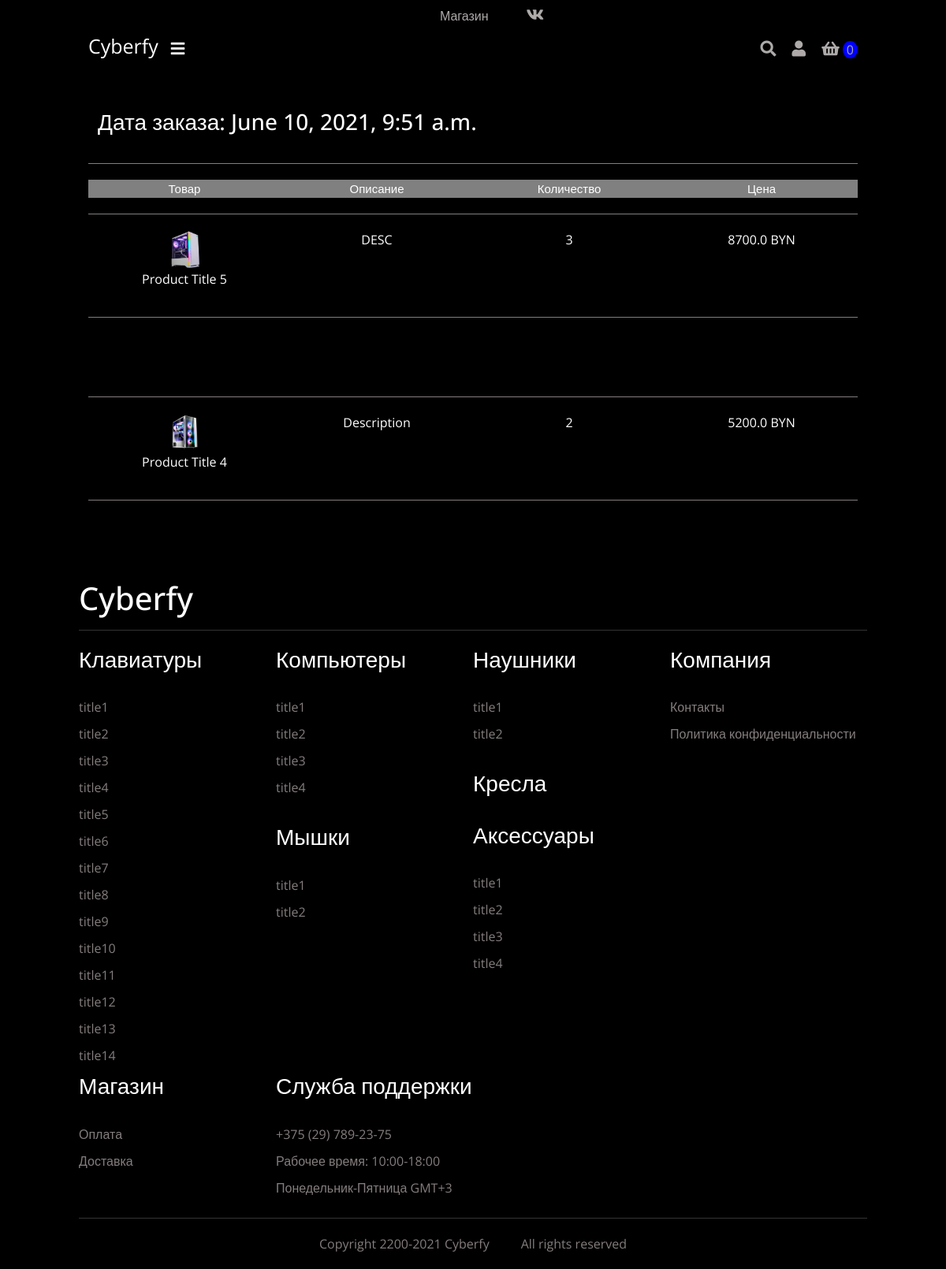
/account/orders/ (signed in), run on the app's committed database.
### orders/models.py (models this page shows, shortened)
class Order(models.Model):
    user = models.ForeignKey(settings.AUTH_USER_MODEL, on_delete=models.CASCADE, related_name='order_user')
    full_name = models.CharField(max_length=50)
    address1 = models.CharField(max_length=250)
    address2 = models.CharField(max_length=250)
    city = models.CharField(max_length=100)
    phone = models.CharField(max_length=100)
    post_code = models.CharField(max_length=20)
    created = models.DateTimeField(auto_now_add=True)
    updated = models.DateTimeField(auto_now=True)
    total_price = models.FloatField()
    order_key = models.CharField(max_length=200)
    billing_status = models.BooleanField(default=False)
    class Meta:
        ordering = ('-created',)

class OrderItem(models.Model):
    order = models.ForeignKey(Order,
                              related_name='items',
                              on_delete=models.CASCADE)
    product = models.ForeignKey(Product,
                                related_name='order_items',
                                on_delete=models.CASCADE)
    price = models.FloatField()
    quantity = models.PositiveIntegerField(default=1)

### index/models.py (models this page shows, shortened)
class ProductImage(models.Model):
    product = models.ForeignKey(Product, on_delete=models.CASCADE, related_name="product_image")
    image = models.ImageField(verbose_name='image', help_text=_("Upload a product image"), default="images/keyboard.png", upload_to="images/")
    alt_text = models.CharField(verbose_name=_("Alturnative text"), help_text=_("Please add alturnative text"), max_length=255)
    is_feature = models.BooleanField(default=False)
    created_at = models.DateTimeField(auto_now_add=True, editable=False)
    class Meta:
        verbose_name = _("Product Image")
        verbose_name_plural = _("Product Images")

class Product(models.Model):
    product_type = models.ForeignKey(ProductType, on_delete=models.RESTRICT)
    category = models.ForeignKey(Category, on_delete=models.RESTRICT)
    title = models.CharField(verbose_name=_("title"), help_text=_("Required"), max_length=255)
    description = models.TextField(verbose_name=_("description"), help_text=_("Not required"), blank=True)
    product_is_featured = models.BooleanField(verbose_name='Product featured', default=False)
    slug = models.SlugField(max_length=255)
    is_available = models.BooleanField(verbose_name='Product availability', default=True)
    regular_price = models.FloatField(verbose_name=_("Regular price"), help_text=_("Максимально 10 цифр"))
    discount_price = models.FloatField(verbose_name=_("Discount price"), help_text=_("Максимально 10 цифр"))
    is_active = models.BooleanField(verbose_name=_("Product visibility"), help_text=_("Change product visibility"), default=True)
    created_at = models.DateTimeField(_("Created at"), auto_now_add=True, editable=False)
    updated_at = models.DateTimeField(_("Updated at"), auto_now_add=True)
    class Meta:
        ordering = ("-created_at",)
        verbose_name = _("Product")
        verbose_name_plural = _("Products")

### account/views.py (the view)
# urls.py: path('orders/', show_order, name="show_order"),
@login_required
def show_order(request):
    orders = user_orders(request)
    return render(request, 'account/user/user_orders.html', {'orders': orders})

### basket/basket.py (called while the page is built)
    def __len__(self):
        return sum(item['qty'] for item in self.basket.values())

### index/models.py (called while the page is built)
    def get_absolute_url(self):
        return reverse("index:category_list", args=[self.slug])

### index/views.py (called while the page is built)
def categories(request):
    return {
        'categories': Category.objects.all()
    }

### orders/views.py (called while the page is built)
def user_orders(request):
    user_id = request.user.id
    orders = Order.objects.filter(user_id=user_id)
    return orders

### templates/account/user/user_orders.html (shortened to what this page needs)
{% extends '../../base.html' %}
{% load static %}
    {% block content %}
    <div class="container-fluid basket-container">
        {% for order in orders %}
        <div class="row basket-row1" style="border-top: none;">
            <h3 class='mb-3'>Дата заказа: {{ order.created }}</h3>
        </div>
        <div class="row basket-row text-center" style='background-color: gray'>
            <div class="col basket-col">
                <p>Товар</p>
            </div>
            <div class="col basket-col">
                <p>Описание</p>
            </div>
            <div class="col basket-col">
                <p>Количество</p>
            </div>
            <div class="col basket-col">
                <p>Цена</p>
            </div>
        </div>
        {% for item in order.items.all %}
        <div class="row basket-row1 text-center" style='margin-bottom: 100px;'>
            <div class="col">
                {% for image in item.product.product_image.all %}
                    {% if image.is_feature %}
                <img src="{{ image.image.url }}" alt="" width='50' height="50">
                    {% endif %}
                {% endfor %}
                <a href="{% url 'index:pc-detail' item.product.id %}" class='text-decoration-none text-reset'><p>{{ item.product.title }}</p></a>
            </div>
            <div class="col">
                <p>{{ item.product.description}}</p>
            </div>
            <div class="col">
                <p>{{ item.quantity }}</p>
            </div>
            <div class="col">
                <p>{{ item.price }} BYN</p>
            </div>
        </div>
        {% endfor %}
    {% endfor %}
    </div>
    {% endblock content %}

### static/styles/home.css (style rules this page uses)
:root { --primaryColor: #ad31d6; --textColor: #857d7d; --black: black; --mainTransition: all 0.7s ease-in-out 0.3s; --mainContent: rgba(255,255,255, 0.8); --contentBack: #272424; --hoverTransition: ease-in-out 0.3s; }
* { font-family: 'Open Sans', sans-serif; }
body { background-color: black; }
.basket-container { color: white; }
.basket-row { margin: 20px 100px; font-size: 15px; }
.basket-col { padding: 0; }
.basket-col p { margin: 0; }
.basket-row1 { padding: 20px 0; margin: 20px 100px; border-top: 1px solid var(--textColor); border-bottom: 1px solid var(--textColor); }

### data on the page
Order: created "June 10, 2021, 9:51 a.m."
OrderItem: product "Product Title 5", product.description "DESC", quantity "3", price "8700.0"
ProductImage: image (picture)
OrderItem: product "Product Title 4", product.description "Description", quantity "2", price "5200.0"
ProductImage: image (picture)
